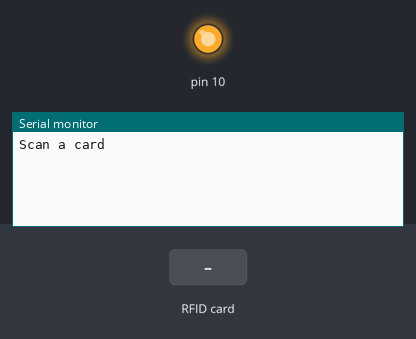
Bench run of a sketch on a simulated Arduino Uno, built with avr-gcc and run on an emulated ATmega328P. On the bench: output pins drawn as LEDs (lit = HIGH), the last lines printed to the serial monitor. The test bench sets the inputs (shaded band).

Above: at 1.2 s.
1.3 s: RFID card 34 28 65 A7 held to the reader
At 2.5 s:
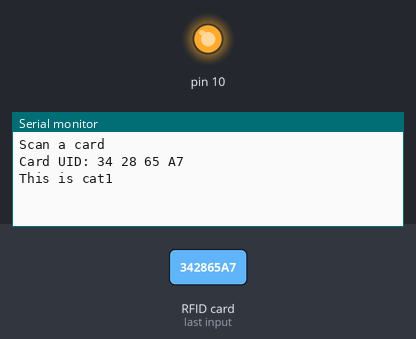
2.8 s: RFID card F3 FD FE 1A held to the reader
At 4.0 s:
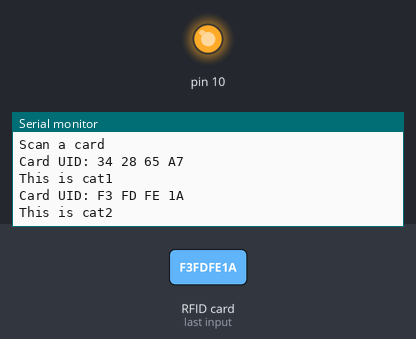
4.3 s: RFID card 5E 7A 19 C4 held to the reader
At 5.4 s:
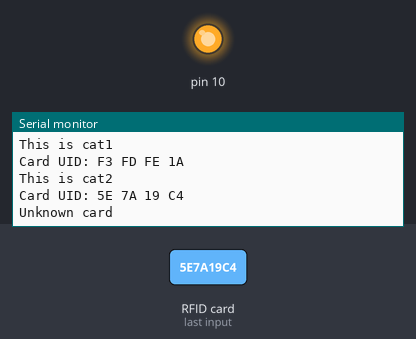

Measured:
- after the input at 1.3 s, the serial monitor: prints a new line at once (image 1)
- after the input at 2.8 s, the serial monitor: prints a new line at once (image 2)
- after the input at 4.3 s, the serial monitor: prints a new line at once (image 3)

The sketch:

distinguish_cat.ino
```cpp
#include <SPI.h>
#include <MFRC522.h>

#define SS_PIN 5
#define RST_PIN 0

MFRC522 mfrc522(SS_PIN, RST_PIN);  // Create MFRC522 instance

void setup() {
  Serial.begin(9600);         // Initialize serial communications with the PC
  SPI.begin();                // Init SPI bus
  mfrc522.PCD_Init();         // Init MFRC522 card
  Serial.println("Scan a card");
}

void loop() {
  // Look for new cards
  if (!mfrc522.PICC_IsNewCardPresent()) {
    return;
  }

  // Select one of the cards
  if (!mfrc522.PICC_ReadCardSerial()) {
    return;
  }

  //Show UID on serial monitor
  Serial.print("Card UID:");
  for (byte i = 0; i < mfrc522.uid.size; i++) {
    Serial.print(mfrc522.uid.uidByte[i] < 0x10 ? " 0" : " ");
    Serial.print(mfrc522.uid.uidByte[i], HEX);
  }
  Serial.println();

  // Check if the card's UID matches the predefined UID of cat1
  if (isCat1(mfrc522.uid.uidByte, mfrc522.uid.size)) {
    Serial.println("This is cat1");
  } else if (isCat2(mfrc522.uid.uidByte, mfrc522.uid.size)) {
    Serial.println("This is cat2");
  } else {
    Serial.println("Unknown card");
  }

  // Halt PICC
  mfrc522.PICC_HaltA();

  // Stop encryption on PCD
  mfrc522.PCD_StopCrypto1();
}

// Function to check if the UID matches cat1's UID
bool isCat1(byte *buffer, byte bufferSize) {
  byte cat1[4] = {0x34, 0x28, 0x65, 0xA7};  // Replace these bytes with cat1's UID
  return compareUid(buffer, cat1, bufferSize);
}

// Function to check if the UID matches cat2's UID
bool isCat2(byte *buffer, byte bufferSize) {
  byte cat2[4] = {0xF3, 0xFD, 0xFE, 0x1A};  // Replace these bytes with cat2's UID
  return compareUid(buffer, cat2, bufferSize);
}

// Helper function to compare two UIDs
bool compareUid(byte *buffer1, byte *buffer2, byte bufferSize) {
  for (byte i = 0; i < bufferSize; i++) {
    if (buffer1[i] != buffer2[i]) {
      return false;
    }
  }
  return true;
}
```
